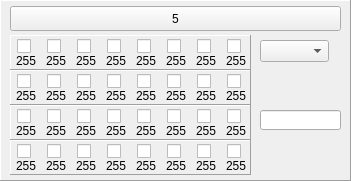
       <widget class="QFrame" name="fm_5" >
        <property name="geometry" >
         <rect>
          <x>10</x>
          <y>200</y>
          <width>351</width>
          <height>181</height>
         </rect>
        </property>
        <property name="autoFillBackground" >
         <bool>true</bool>
        </property>
        <property name="frameShape" >
         <enum>QFrame::Panel</enum>
        </property>
        <property name="frameShadow" >
         <enum>QFrame::Raised</enum>
        </property>
        <widget class="QFrame" name="fm-1_17" >
         <property name="geometry" >
          <rect>
           <x>10</x>
           <y>35</y>
           <width>241</width>
           <height>35</height>
          </rect>
         </property>
         <property name="autoFillBackground" >
          <bool>true</bool>
         </property>
         <property name="frameShape" >
          <enum>QFrame::Panel</enum>
         </property>
         <property name="frameShadow" >
          <enum>QFrame::Raised</enum>
         </property>
         <widget class="QLabel" name="lb-5_1" >
          <property name="geometry" >
           <rect>
            <x>6</x>
            <y>18</y>
            <width>21</width>
            <height>16</height>
           </rect>
          </property>
          <property name="text" >
           <string>255</string>
          </property>
         </widget>
         <widget class="QCheckBox" name="chk-5_1" >
          <property name="geometry" >
           <rect>
            <x>7</x>
            <y>3</y>
            <width>16</width>
            <height>17</height>
           </rect>
          </property>
         </widget>
         <widget class="QCheckBox" name="chk-5_2" >
          <property name="geometry" >
           <rect>
            <x>37</x>
            <y>3</y>
            <width>16</width>
            <height>17</height>
           </rect>
          </property>
         </widget>
         <widget class="QCheckBox" name="chk-5_3" >
          <property name="geometry" >
           <rect>
            <x>67</x>
            <y>3</y>
            <width>16</width>
            <height>17</height>
           </rect>
          </property>
         </widget>
         <widget class="QCheckBox" name="chk-5_4" >
          <property name="geometry" >
           <rect>
            <x>97</x>
            <y>3</y>
            <width>16</width>
            <height>17</height>
           </rect>
          </property>
         </widget>
         <widget class="QCheckBox" name="chk-5_5" >
          <property name="geometry" >
           <rect>
            <x>127</x>
            <y>3</y>
            <width>16</width>
            <height>17</height>
           </rect>
          </property>
         </widget>
         <widget class="QCheckBox" name="chk-5_6" >
          <property name="geometry" >
           <rect>
            <x>157</x>
            <y>3</y>
            <width>16</width>
            <height>17</height>
           </rect>
          </property>
         </widget>
         <widget class="QCheckBox" name="chk-5_7" >
          <property name="geometry" >
           <rect>
            <x>187</x>
            <y>3</y>
            <width>16</width>
            <height>17</height>
           </rect>
          </property>
         </widget>
         <widget class="QCheckBox" name="chk-5_8" >
          <property name="geometry" >
           <rect>
            <x>217</x>
            <y>3</y>
            <width>16</width>
            <height>17</height>
           </rect>
          </property>
         </widget>
         <widget class="QLabel" name="lb-5_2" >
          <property name="geometry" >
           <rect>
            <x>36</x>
            <y>18</y>
            <width>21</width>
            <height>16</height>
           </rect>
          </property>
          <property name="text" >
           <string>255</string>
          </property>
         </widget>
         <widget class="QLabel" name="lb-5_3" >
          <property name="geometry" >
           <rect>
            <x>66</x>
            <y>18</y>
            <width>21</width>
            <height>16</height>
           </rect>
          </property>
          <property name="text" >
           <string>255</string>
          </property>
         </widget>
         <widget class="QLabel" name="lb-5_4" >
          <property name="geometry" >
           <rect>
            <x>96</x>
            <y>18</y>
            <width>21</width>
            <height>16</height>
           </rect>
          </property>
          <property name="text" >
           <string>255</string>
          </property>
         </widget>
         <widget class="QLabel" name="lb-5_5" >
          <property name="geometry" >
           <rect>
            <x>126</x>
            <y>18</y>
            <width>21</width>
            <height>16</height>
           </rect>
          </property>
          <property name="text" >
           <string>255</string>
          </property>
         </widget>
         <widget class="QLabel" name="lb-5_6" >
          <property name="geometry" >
           <rect>
            <x>156</x>
            <y>18</y>
            <width>21</width>
            <height>16</height>
           </rect>
          </property>
          <property name="text" >
           <string>255</string>
          </property>
         </widget>
         <widget class="QLabel" name="lb-5_7" >
          <property name="geometry" >
           <rect>
            <x>186</x>
            <y>18</y>
            <width>21</width>
            <height>16</height>
           </rect>
          </property>
          <property name="text" >
           <string>255</string>
          </property>
         </widget>
         <widget class="QLabel" name="lb-5_8" >
          <property name="geometry" >
           <rect>
            <x>216</x>
            <y>18</y>
            <width>21</width>
            <height>16</height>
           </rect>
          </property>
          <property name="text" >
           <string>255</string>
          </property>
         </widget>
        </widget>
        <widget class="QComboBox" name="cmb_5" >
         <property name="geometry" >
          <rect>
           <x>260</x>
           <y>40</y>
           <width>69</width>
           <height>22</height>
          </rect>
         </property>
        </widget>
        <widget class="QLineEdit" name="le_5" >
         <property name="geometry" >
          <rect>
           <x>260</x>
           <y>110</y>
           <width>81</width>
           <height>20</height>
          </rect>
         </property>
        </widget>
        <widget class="QFrame" name="fm-1_18" >
         <property name="geometry" >
          <rect>
           <x>10</x>
           <y>70</y>
           <width>241</width>
           <height>35</height>
          </rect>
         </property>
         <property name="autoFillBackground" >
          <bool>true</bool>
         </property>
         <property name="frameShape" >
          <enum>QFrame::Panel</enum>
         </property>
         <property name="frameShadow" >
          <enum>QFrame::Raised</enum>
         </property>
         <widget class="QLabel" name="lb-5_9" >
          <property name="geometry" >
           <rect>
            <x>6</x>
            <y>18</y>
            <width>21</width>
            <height>16</height>
           </rect>
          </property>
          <property name="text" >
           <string>255</string>
          </property>
         </widget>
         <widget class="QCheckBox" name="chk-5_9" >
          <property name="geometry" >
           <rect>
            <x>7</x>
            <y>3</y>
            <width>16</width>
            <height>17</height>
           </rect>
          </property>
         </widget>
         <widget class="QCheckBox" name="chk-5_10" >
          <property name="geometry" >
           <rect>
            <x>37</x>
            <y>3</y>
            <width>16</width>
            <height>17</height>
           </rect>
          </property>
         </widget>
         <widget class="QCheckBox" name="chk-5_11" >
          <property name="geometry" >
           <rect>
            <x>67</x>
            <y>3</y>
            <width>16</width>
            <height>17</height>
           </rect>
          </property>
         </widget>
         <widget class="QCheckBox" name="chk-5_12" >
          <property name="geometry" >
           <rect>
            <x>97</x>
            <y>3</y>
            <width>16</width>
            <height>17</height>
           </rect>
          </property>
         </widget>
         <widget class="QCheckBox" name="chk-5_13" >
          <property name="geometry" >
           <rect>
            <x>127</x>
            <y>3</y>
            <width>16</width>
            <height>17</height>
           </rect>
          </property>
         </widget>
         <widget class="QCheckBox" name="chk-5_14" >
          <property name="geometry" >
           <rect>
            <x>157</x>
            <y>3</y>
            <width>16</width>
            <height>17</height>
           </rect>
          </property>
         </widget>
         <widget class="QCheckBox" name="chk-5_15" >
          <property name="geometry" >
           <rect>
            <x>187</x>
            <y>3</y>
            <width>16</width>
            <height>17</height>
           </rect>
          </property>
         </widget>
         <widget class="QCheckBox" name="chk-5_16" >
          <property name="geometry" >
           <rect>
            <x>217</x>
            <y>3</y>
            <width>16</width>
            <height>17</height>
           </rect>
          </property>
         </widget>
         <widget class="QLabel" name="lb-5_10" >
          <property name="geometry" >
           <rect>
            <x>36</x>
            <y>18</y>
            <width>21</width>
            <height>16</height>
           </rect>
          </property>
          <property name="text" >
           <string>255</string>
          </property>
         </widget>
         <widget class="QLabel" name="lb-5_11" >
          <property name="geometry" >
           <rect>
            <x>66</x>
            <y>18</y>
            <width>21</width>
            <height>16</height>
           </rect>
          </property>
          <property name="text" >
           <string>255</string>
          </property>
         </widget>
         <widget class="QLabel" name="lb-5_12" >
          <property name="geometry" >
           <rect>
            <x>96</x>
            <y>18</y>
            <width>21</width>
            <height>16</height>
           </rect>
          </property>
          <property name="text" >
           <string>255</string>
          </property>
         </widget>
         <widget class="QLabel" name="lb-5_13" >
          <property name="geometry" >
           <rect>
            <x>126</x>
            <y>18</y>
            <width>21</width>
            <height>16</height>
           </rect>
          </property>
          <property name="text" >
           <string>255</string>
          </property>
         </widget>
         <widget class="QLabel" name="lb-5_14" >
          <property name="geometry" >
           <rect>
            <x>156</x>
            <y>18</y>
            <width>21</width>
            <height>16</height>
           </rect>
          </property>
          <property name="text" >
           <string>255</string>
          </property>
         </widget>
         <widget class="QLabel" name="lb-5_15" >
          <property name="geometry" >
           <rect>
            <x>186</x>
            <y>18</y>
            <width>21</width>
            <height>16</height>
           </rect>
          </property>
          <property name="text" >
           <string>255</string>
          </property>
         </widget>
         <widget class="QLabel" name="lb-5_16" >
          <property name="geometry" >
           <rect>
            <x>216</x>
            <y>18</y>
            <width>21</width>
            <height>16</height>
           </rect>
          </property>
          <property name="text" >
           <string>255</string>
          </property>
         </widget>
        </widget>
        <widget class="QFrame" name="fm-1_19" >
         <property name="geometry" >
          <rect>
           <x>10</x>
           <y>105</y>
           <width>241</width>
           <height>35</height>
          </rect>
         </property>
         <property name="autoFillBackground" >
          <bool>true</bool>
         </property>
         <property name="frameShape" >
          <enum>QFrame::Panel</enum>
         </property>
         <property name="frameShadow" >
          <enum>QFrame::Raised</enum>
         </property>
         <widget class="QLabel" name="lb-5_17" >
          <property name="geometry" >
           <rect>
            <x>6</x>
            <y>18</y>
            <width>21</width>
            <height>16</height>
           </rect>
          </property>
          <property name="text" >
           <string>255</string>
          </property>
         </widget>
         <widget class="QCheckBox" name="chk-5_17" >
          <property name="geometry" >
           <rect>
            <x>7</x>
            <y>3</y>
            <width>16</width>
            <height>17</height>
           </rect>
          </property>
         </widget>
         <widget class="QCheckBox" name="chk-5_18" >
          <property name="geometry" >
           <rect>
            <x>37</x>
            <y>3</y>
            <width>16</width>
            <height>17</height>
           </rect>
          </property>
         </widget>
         <widget class="QCheckBox" name="chk-5_19" >
          <property name="geometry" >
           <rect>
            <x>67</x>
            <y>3</y>
            <width>16</width>
            <height>17</height>
           </rect>
          </property>
         </widget>
         <widget class="QCheckBox" name="chk-5_20" >
          <property name="geometry" >
           <rect>
            <x>97</x>
            <y>3</y>
            <width>16</width>
            <height>17</height>
           </rect>
          </property>
         </widget>
         <widget class="QCheckBox" name="chk-5_21" >
          <property name="geometry" >
           <rect>
            <x>127</x>
            <y>3</y>
            <width>16</width>
            <height>17</height>
           </rect>
          </property>
         </widget>
         <widget class="QCheckBox" name="chk-5_22" >
          <property name="geometry" >
           <rect>
            <x>157</x>
            <y>3</y>
            <width>16</width>
            <height>17</height>
           </rect>
          </property>
         </widget>
         <widget class="QCheckBox" name="chk-5_23" >
          <property name="geometry" >
           <rect>
            <x>187</x>
            <y>3</y>
            <width>16</width>
            <height>17</height>
           </rect>
          </property>
         </widget>
         <widget class="QCheckBox" name="chk-5_24" >
          <property name="geometry" >
           <rect>
            <x>217</x>
            <y>3</y>
            <width>16</width>
            <height>17</height>
           </rect>
          </property>
         </widget>
         <widget class="QLabel" name="lb-5_18" >
          <property name="geometry" >
           <rect>
            <x>36</x>
            <y>18</y>
            <width>21</width>
            <height>16</height>
           </rect>
          </property>
          <property name="text" >
           <string>255</string>
          </property>
         </widget>
         <widget class="QLabel" name="lb-5_19" >
          <property name="geometry" >
           <rect>
            <x>66</x>
            <y>18</y>
            <width>21</width>
            <height>16</height>
           </rect>
          </property>
          <property name="text" >
           <string>255</string>
          </property>
         </widget>
         <widget class="QLabel" name="lb-5_20" >
          <property name="geometry" >
           <rect>
            <x>96</x>
            <y>18</y>
            <width>21</width>
            <height>16</height>
           </rect>
          </property>
          <property name="text" >
           <string>255</string>
          </property>
         </widget>
         <widget class="QLabel" name="lb-5_21" >
          <property name="geometry" >
           <rect>
            <x>126</x>
            <y>18</y>
            <width>21</width>
            <height>16</height>
           </rect>
          </property>
          <property name="text" >
           <string>255</string>
          </property>
         </widget>
         <widget class="QLabel" name="lb-5_22" >
          <property name="geometry" >
           <rect>
            <x>156</x>
            <y>18</y>
            <width>21</width>
            <height>16</height>
           </rect>
          </property>
          <property name="text" >
           <string>255</string>
          </property>
         </widget>
         <widget class="QLabel" name="lb-5_23" >
          <property name="geometry" >
           <rect>
            <x>186</x>
            <y>18</y>
            <width>21</width>
            <height>16</height>
           </rect>
          </property>
          <property name="text" >
           <string>255</string>
          </property>
         </widget>
         <widget class="QLabel" name="lb-5_24" >
          <property name="geometry" >
           <rect>
            <x>216</x>
            <y>18</y>
            <width>21</width>
            <height>16</height>
           </rect>
          </property>
          <property name="text" >
           <string>255</string>
          </property>
         </widget>
        </widget>
        <widget class="QFrame" name="fm-1_20" >
         <property name="geometry" >
          <rect>
           <x>10</x>
           <y>140</y>
           <width>241</width>
           <height>35</height>
          </rect>
         </property>
         <property name="autoFillBackground" >
          <bool>true</bool>
         </property>
         <property name="frameShape" >
          <enum>QFrame::Panel</enum>
         </property>
         <property name="frameShadow" >
          <enum>QFrame::Raised</enum>
         </property>
         <widget class="QLabel" name="lb-5_25" >
          <property name="geometry" >
           <rect>
            <x>6</x>
            <y>18</y>
            <width>21</width>
            <height>16</height>
           </rect>
          </property>
          <property name="text" >
           <string>255</string>
          </property>
         </widget>
         <widget class="QCheckBox" name="chk-5_25" >
          <property name="geometry" >
           <rect>
            <x>7</x>
            <y>3</y>
            <width>16</width>
            <height>17</height>
           </rect>
          </property>
         </widget>
         <widget class="QCheckBox" name="chk-5_26" >
          <property name="geometry" >
           <rect>
            <x>37</x>
            <y>3</y>
            <width>16</width>
            <height>17</height>
           </rect>
          </property>
         </widget>
         <widget class="QCheckBox" name="chk-5_27" >
          <property name="geometry" >
           <rect>
            <x>67</x>
            <y>3</y>
            <width>16</width>
            <height>17</height>
           </rect>
          </property>
         </widget>
         <widget class="QCheckBox" name="chk-5_28" >
          <property name="geometry" >
           <rect>
            <x>97</x>
            <y>3</y>
            <width>16</width>
            <height>17</height>
           </rect>
          </property>
         </widget>
         <widget class="QCheckBox" name="chk-5_29" >
          <property name="geometry" >
           <rect>
            <x>127</x>
            <y>3</y>
            <width>16</width>
            <height>17</height>
           </rect>
          </property>
         </widget>
         <widget class="QCheckBox" name="chk-5_30" >
          <property name="geometry" >
           <rect>
            <x>157</x>
            <y>3</y>
            <width>16</width>
            <height>17</height>
           </rect>
          </property>
         </widget>
         <widget class="QCheckBox" name="chk-5_31" >
          <property name="geometry" >
           <rect>
            <x>187</x>
            <y>3</y>
            <width>16</width>
            <height>17</height>
           </rect>
          </property>
         </widget>
         <widget class="QCheckBox" name="chk-5_32" >
          <property name="geometry" >
           <rect>
            <x>217</x>
            <y>3</y>
            <width>16</width>
            <height>17</height>
           </rect>
          </property>
         </widget>
         <widget class="QLabel" name="lb-5_26" >
          <property name="geometry" >
           <rect>
            <x>36</x>
            <y>18</y>
            <width>21</width>
            <height>16</height>
           </rect>
          </property>
          <property name="text" >
           <string>255</string>
          </property>
         </widget>
         <widget class="QLabel" name="lb-5_27" >
          <property name="geometry" >
           <rect>
            <x>66</x>
            <y>18</y>
            <width>21</width>
            <height>16</height>
           </rect>
          </property>
          <property name="text" >
           <string>255</string>
          </property>
         </widget>
         <widget class="QLabel" name="lb-5_28" >
          <property name="geometry" >
           <rect>
            <x>96</x>
            <y>18</y>
            <width>21</width>
            <height>16</height>
           </rect>
          </property>
          <property name="text" >
           <string>255</string>
          </property>
         </widget>
         <widget class="QLabel" name="lb-5_29" >
          <property name="geometry" >
           <rect>
            <x>126</x>
            <y>18</y>
            <width>21</width>
            <height>16</height>
           </rect>
          </property>
          <property name="text" >
           <string>255</string>
          </property>
         </widget>
         <widget class="QLabel" name="lb-5_30" >
          <property name="geometry" >
           <rect>
            <x>156</x>
            <y>18</y>
            <width>21</width>
            <height>16</height>
           </rect>
          </property>
          <property name="text" >
           <string>255</string>
          </property>
         </widget>
         <widget class="QLabel" name="lb-5_31" >
          <property name="geometry" >
           <rect>
            <x>186</x>
            <y>18</y>
            <width>21</width>
            <height>16</height>
           </rect>
          </property>
          <property name="text" >
           <string>255</string>
          </property>
         </widget>
         <widget class="QLabel" name="lb-5_32" >
          <property name="geometry" >
           <rect>
            <x>216</x>
            <y>18</y>
            <width>21</width>
            <height>16</height>
           </rect>
          </property>
          <property name="text" >
           <string>255</string>
          </property>
         </widget>
        </widget>
        <widget class="QToolButton" name="tb_5" >
         <property name="geometry" >
          <rect>
           <x>10</x>
           <y>6</y>
           <width>331</width>
           <height>25</height>
          </rect>
         </property>
         <property name="text" >
          <string>5</string>
         </property>
        </widget>
       </widget>
